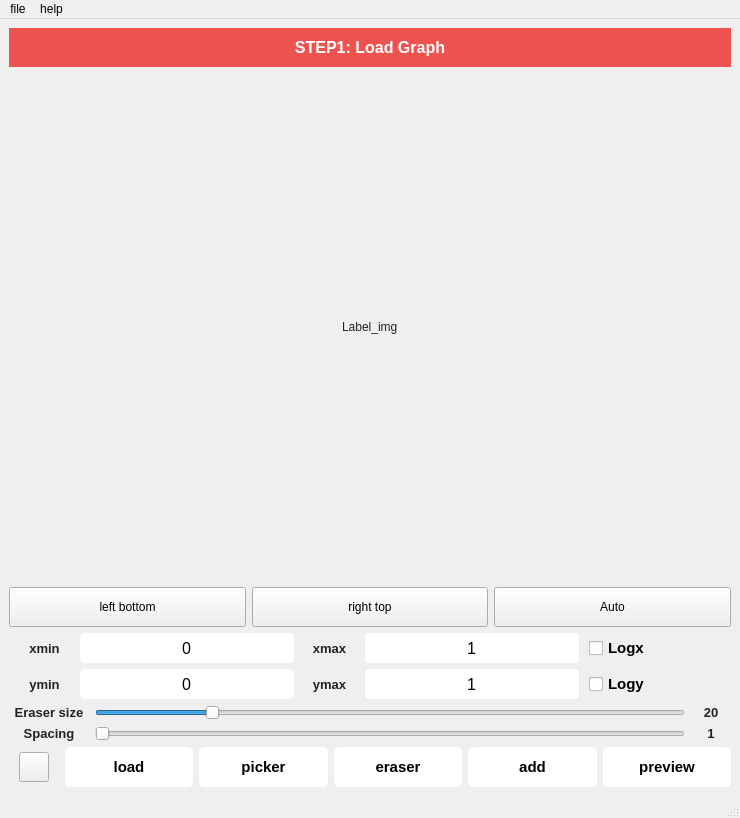
<?xml version="1.0" encoding="UTF-8"?>
<ui version="4.0">
 <class>MainWindow</class>
 <widget class="QMainWindow" name="MainWindow">
  <property name="geometry">
   <rect>
    <x>0</x>
    <y>0</y>
    <width>740</width>
    <height>818</height>
   </rect>
  </property>
  <property name="font">
   <font>
    <pointsize>12</pointsize>
   </font>
  </property>
  <property name="windowTitle">
   <string>DataGrabber</string>
  </property>
  <property name="styleSheet">
   <string notr="true">*{
}

QCheckBox{
font-family:Arial;
font-size:15px;
font-weight:bold;
}
QRadioButton{
font-family:Arial;
font-size:20px;
font-weight:bold;
}
QLabel{
font-family:Arial;
color:#222
}

#pushButton_load,#pushButton_picker,#pushButton_preview,#pushButton_eraser,#pushButton_reset,#pushButton_add
{
background:	white;
font-weight:bold;
font-size:15px;
border-radius:5px;
font-family:Arial;
}
#pushButton_load:hover,#pushButton_picker:hover,#pushButton_preview:hover,#pushButton_reset:hover,#pushButton_add:hover,#pushButton_eraser:hover{
background:	orange;
}
QLineEdit{
border-radius:4px;
background:white;
}
#label_info{
color:white;
background:#ef5350;
padding:10px
}
#label_img{
cursor:crosshair;
}</string>
  </property>
  <widget class="QWidget" name="centralwidget">
   <property name="sizePolicy">
    <sizepolicy hsizetype="Minimum" vsizetype="Minimum">
     <horstretch>0</horstretch>
     <verstretch>0</verstretch>
    </sizepolicy>
   </property>
   <layout class="QVBoxLayout" name="verticalLayout">
    <item>
     <widget class="QLabel" name="label_info">
      <property name="font">
       <font>
        <family>Arial</family>
        <pointsize>12</pointsize>
        <weight>75</weight>
        <bold>true</bold>
       </font>
      </property>
      <property name="text">
       <string>STEP1: Load Graph</string>
      </property>
      <property name="alignment">
       <set>Qt::AlignCenter</set>
      </property>
     </widget>
    </item>
    <item>
     <layout class="QGridLayout" name="gridLayout">
      <item row="1" column="0">
       <spacer name="horizontalSpacer">
        <property name="orientation">
         <enum>Qt::Horizontal</enum>
        </property>
        <property name="sizeHint" stdset="0">
         <size>
          <width>40</width>
          <height>20</height>
         </size>
        </property>
       </spacer>
      </item>
      <item row="1" column="2">
       <spacer name="horizontalSpacer_2">
        <property name="orientation">
         <enum>Qt::Horizontal</enum>
        </property>
        <property name="sizeHint" stdset="0">
         <size>
          <width>40</width>
          <height>20</height>
         </size>
        </property>
       </spacer>
      </item>
      <item row="0" column="1">
       <spacer name="verticalSpacer">
        <property name="orientation">
         <enum>Qt::Vertical</enum>
        </property>
        <property name="sizeHint" stdset="0">
         <size>
          <width>20</width>
          <height>40</height>
         </size>
        </property>
       </spacer>
      </item>
      <item row="2" column="1">
       <spacer name="verticalSpacer_2">
        <property name="orientation">
         <enum>Qt::Vertical</enum>
        </property>
        <property name="sizeHint" stdset="0">
         <size>
          <width>20</width>
          <height>40</height>
         </size>
        </property>
       </spacer>
      </item>
      <item row="1" column="1">
       <widget class="QLabel" name="label_img">
        <property name="minimumSize">
         <size>
          <width>0</width>
          <height>400</height>
         </size>
        </property>
        <property name="cursor">
         <cursorShape>CrossCursor</cursorShape>
        </property>
        <property name="text">
         <string>Label_img</string>
        </property>
       </widget>
      </item>
     </layout>
    </item>
    <item>
     <layout class="QHBoxLayout" name="horizontalLayout_2">
      <item>
       <widget class="QPushButton" name="leftbottom">
        <property name="minimumSize">
         <size>
          <width>0</width>
          <height>40</height>
         </size>
        </property>
        <property name="text">
         <string>left bottom</string>
        </property>
       </widget>
      </item>
      <item>
       <widget class="QPushButton" name="righttop">
        <property name="minimumSize">
         <size>
          <width>0</width>
          <height>40</height>
         </size>
        </property>
        <property name="text">
         <string>right top</string>
        </property>
       </widget>
      </item>
      <item>
       <widget class="QPushButton" name="auto_axis">
        <property name="minimumSize">
         <size>
          <width>0</width>
          <height>40</height>
         </size>
        </property>
        <property name="text">
         <string>Auto</string>
        </property>
       </widget>
      </item>
     </layout>
    </item>
    <item>
     <layout class="QHBoxLayout" name="horizontalLayout_12">
      <property name="spacing">
       <number>0</number>
      </property>
      <item>
       <widget class="QLabel" name="label_3">
        <property name="sizePolicy">
         <sizepolicy hsizetype="Minimum" vsizetype="Preferred">
          <horstretch>1</horstretch>
          <verstretch>0</verstretch>
         </sizepolicy>
        </property>
        <property name="minimumSize">
         <size>
          <width>40</width>
          <height>0</height>
         </size>
        </property>
        <property name="maximumSize">
         <size>
          <width>16777215</width>
          <height>16777215</height>
         </size>
        </property>
        <property name="font">
         <font>
          <family>Arial</family>
          <pointsize>10</pointsize>
          <weight>75</weight>
          <bold>true</bold>
         </font>
        </property>
        <property name="text">
         <string>xmin</string>
        </property>
        <property name="alignment">
         <set>Qt::AlignCenter</set>
        </property>
       </widget>
      </item>
      <item>
       <widget class="QLineEdit" name="lineEdit_xmin">
        <property name="sizePolicy">
         <sizepolicy hsizetype="Expanding" vsizetype="MinimumExpanding">
          <horstretch>3</horstretch>
          <verstretch>0</verstretch>
         </sizepolicy>
        </property>
        <property name="minimumSize">
         <size>
          <width>0</width>
          <height>20</height>
         </size>
        </property>
        <property name="maximumSize">
         <size>
          <width>16777215</width>
          <height>30</height>
         </size>
        </property>
        <property name="sizeIncrement">
         <size>
          <width>0</width>
          <height>0</height>
         </size>
        </property>
        <property name="font">
         <font>
          <family>Arial</family>
          <pointsize>12</pointsize>
         </font>
        </property>
        <property name="text">
         <string>0</string>
        </property>
        <property name="alignment">
         <set>Qt::AlignCenter</set>
        </property>
       </widget>
      </item>
      <item>
       <widget class="QLabel" name="label_2">
        <property name="sizePolicy">
         <sizepolicy hsizetype="Preferred" vsizetype="Preferred">
          <horstretch>1</horstretch>
          <verstretch>0</verstretch>
         </sizepolicy>
        </property>
        <property name="minimumSize">
         <size>
          <width>40</width>
          <height>0</height>
         </size>
        </property>
        <property name="font">
         <font>
          <family>Arial</family>
          <pointsize>10</pointsize>
          <weight>75</weight>
          <bold>true</bold>
         </font>
        </property>
        <property name="text">
         <string>xmax</string>
        </property>
        <property name="alignment">
         <set>Qt::AlignCenter</set>
        </property>
       </widget>
      </item>
      <item>
       <widget class="QLineEdit" name="lineEdit_xmax">
        <property name="sizePolicy">
         <sizepolicy hsizetype="Expanding" vsizetype="MinimumExpanding">
          <horstretch>3</horstretch>
          <verstretch>0</verstretch>
         </sizepolicy>
        </property>
        <property name="minimumSize">
         <size>
          <width>0</width>
          <height>20</height>
         </size>
        </property>
        <property name="maximumSize">
         <size>
          <width>16777215</width>
          <height>30</height>
         </size>
        </property>
        <property name="sizeIncrement">
         <size>
          <width>0</width>
          <height>0</height>
         </size>
        </property>
        <property name="font">
         <font>
          <family>Arial</family>
          <pointsize>12</pointsize>
         </font>
        </property>
        <property name="text">
         <string>1</string>
        </property>
        <property name="alignment">
         <set>Qt::AlignCenter</set>
        </property>
       </widget>
      </item>
      <item>
       <spacer name="horizontalSpacer_6">
        <property name="orientation">
         <enum>Qt::Horizontal</enum>
        </property>
        <property name="sizeHint" stdset="0">
         <size>
          <width>10</width>
          <height>20</height>
         </size>
        </property>
       </spacer>
      </item>
      <item>
       <widget class="QCheckBox" name="checkBox_logx">
        <property name="sizePolicy">
         <sizepolicy hsizetype="Minimum" vsizetype="Fixed">
          <horstretch>2</horstretch>
          <verstretch>0</verstretch>
         </sizepolicy>
        </property>
        <property name="font">
         <font>
          <family>Arial</family>
          
          <weight>75</weight>
          <bold>true</bold>
         </font>
        </property>
        <property name="text">
         <string>Logx</string>
        </property>
       </widget>
      </item>
     </layout>
    </item>
    <item>
     <layout class="QHBoxLayout" name="horizontalLayout_5">
      <property name="spacing">
       <number>0</number>
      </property>
      <item>
       <widget class="QLabel" name="label_6">
        <property name="sizePolicy">
         <sizepolicy hsizetype="Preferred" vsizetype="Preferred">
          <horstretch>1</horstretch>
          <verstretch>0</verstretch>
         </sizepolicy>
        </property>
        <property name="minimumSize">
         <size>
          <width>40</width>
          <height>0</height>
         </size>
        </property>
        <property name="maximumSize">
         <size>
          <width>16777215</width>
          <height>16777215</height>
         </size>
        </property>
        <property name="font">
         <font>
          <family>Arial</family>
          <pointsize>10</pointsize>
          <weight>75</weight>
          <bold>true</bold>
         </font>
        </property>
        <property name="text">
         <string>ymin</string>
        </property>
        <property name="alignment">
         <set>Qt::AlignCenter</set>
        </property>
       </widget>
      </item>
      <item>
       <widget class="QLineEdit" name="lineEdit_ymin">
        <property name="sizePolicy">
         <sizepolicy hsizetype="Expanding" vsizetype="MinimumExpanding">
          <horstretch>3</horstretch>
          <verstretch>0</verstretch>
         </sizepolicy>
        </property>
        <property name="minimumSize">
         <size>
          <width>0</width>
          <height>20</height>
         </size>
        </property>
        <property name="maximumSize">
         <size>
          <width>16777215</width>
          <height>30</height>
         </size>
        </property>
        <property name="sizeIncrement">
         <size>
          <width>0</width>
          <height>0</height>
         </size>
        </property>
        <property name="font">
         <font>
          <family>Arial</family>
          <pointsize>12</pointsize>
         </font>
        </property>
        <property name="text">
         <string>0</string>
        </property>
        <property name="alignment">
         <set>Qt::AlignCenter</set>
        </property>
       </widget>
      </item>
      <item>
       <widget class="QLabel" name="label_4">
        <property name="sizePolicy">
         <sizepolicy hsizetype="Preferred" vsizetype="Preferred">
          <horstretch>1</horstretch>
          <verstretch>0</verstretch>
         </sizepolicy>
        </property>
        <property name="minimumSize">
         <size>
          <width>40</width>
          <height>0</height>
         </size>
        </property>
        <property name="font">
         <font>
          <family>Arial</family>
          <pointsize>10</pointsize>
          <weight>75</weight>
          <bold>true</bold>
         </font>
        </property>
        <property name="text">
         <string>ymax</string>
        </property>
        <property name="alignment">
         <set>Qt::AlignCenter</set>
        </property>
       </widget>
      </item>
      <item>
       <widget class="QLineEdit" name="lineEdit_ymax">
        <property name="sizePolicy">
         <sizepolicy hsizetype="Expanding" vsizetype="MinimumExpanding">
          <horstretch>3</horstretch>
          <verstretch>0</verstretch>
         </sizepolicy>
        </property>
        <property name="minimumSize">
         <size>
          <width>0</width>
          <height>20</height>
         </size>
        </property>
        <property name="maximumSize">
         <size>
          <width>16777215</width>
          <height>30</height>
         </size>
        </property>
        <property name="sizeIncrement">
         <size>
          <width>0</width>
          <height>0</height>
         </size>
        </property>
        <property name="font">
         <font>
          <family>Arial</family>
          <pointsize>12</pointsize>
         </font>
        </property>
        <property name="text">
         <string>1</string>
        </property>
        <property name="alignment">
         <set>Qt::AlignCenter</set>
        </property>
       </widget>
      </item>
      <item>
       <spacer name="horizontalSpacer_7">
        <property name="orientation">
         <enum>Qt::Horizontal</enum>
        </property>
        <property name="sizeHint" stdset="0">
         <size>
          <width>10</width>
          <height>20</height>
         </size>
        </property>
       </spacer>
      </item>
      <item>
       <widget class="QCheckBox" name="checkBox_logy">
        <property name="sizePolicy">
         <sizepolicy hsizetype="Minimum" vsizetype="Fixed">
          <horstretch>2</horstretch>
          <verstretch>2</verstretch>
         </sizepolicy>
        </property>
        <property name="font">
         <font>
          <family>Arial</family>
          
          <weight>75</weight>
          <bold>true</bold>
         </font>
        </property>
        <property name="text">
         <string>Logy</string>
        </property>
       </widget>
      </item>
     </layout>
    </item>
    <item>
     <layout class="QGridLayout" name="gridLayout_2">
      <item row="1" column="1">
       <widget class="QSlider" name="horizontalSlider_eraser">
        <property name="minimum">
         <number>1</number>
        </property>
        <property name="maximum">
         <number>100</number>
        </property>
        <property name="value">
         <number>20</number>
        </property>
        <property name="orientation">
         <enum>Qt::Horizontal</enum>
        </property>
        <property name="invertedAppearance">
         <bool>false</bool>
        </property>
        <property name="tickPosition">
         <enum>QSlider::NoTicks</enum>
        </property>
       </widget>
      </item>
      <item row="1" column="0">
       <widget class="QLabel" name="label">
        <property name="minimumSize">
         <size>
          <width>80</width>
          <height>0</height>
         </size>
        </property>
        <property name="font">
         <font>
          <family>Arial</family>
          <pointsize>10</pointsize>
          <weight>75</weight>
          <bold>true</bold>
         </font>
        </property>
        <property name="text">
         <string>Eraser size</string>
        </property>
        <property name="alignment">
         <set>Qt::AlignCenter</set>
        </property>
       </widget>
      </item>
      <item row="1" column="2">
       <widget class="QLabel" name="label_8">
        <property name="sizePolicy">
         <sizepolicy hsizetype="Preferred" vsizetype="Preferred">
          <horstretch>0</horstretch>
          <verstretch>0</verstretch>
         </sizepolicy>
        </property>
        <property name="minimumSize">
         <size>
          <width>40</width>
          <height>0</height>
         </size>
        </property>
        <property name="maximumSize">
         <size>
          <width>40</width>
          <height>16777215</height>
         </size>
        </property>
        <property name="font">
         <font>
          <family>Arial</family>
          <pointsize>10</pointsize>
          <weight>75</weight>
          <bold>true</bold>
         </font>
        </property>
        <property name="text">
         <string>20</string>
        </property>
        <property name="alignment">
         <set>Qt::AlignCenter</set>
        </property>
       </widget>
      </item>
      <item row="2" column="0">
       <widget class="QLabel" name="label_7">
        <property name="minimumSize">
         <size>
          <width>80</width>
          <height>0</height>
         </size>
        </property>
        <property name="font">
         <font>
          <family>Arial</family>
          <pointsize>10</pointsize>
          <weight>75</weight>
          <bold>true</bold>
         </font>
        </property>
        <property name="text">
         <string>Spacing</string>
        </property>
        <property name="alignment">
         <set>Qt::AlignCenter</set>
        </property>
       </widget>
      </item>
      <item row="2" column="1">
       <widget class="QSlider" name="horizontalSlider_spacing">
        <property name="toolTip">
         <string extracomment="测试">Adjust the steps(by pixel) to extract data </string>
        </property>
        <property name="whatsThis">
         <string extracomment="测试"/>
        </property>
        <property name="minimum">
         <number>1</number>
        </property>
        <property name="maximum">
         <number>100</number>
        </property>
        <property name="singleStep">
         <number>1</number>
        </property>
        <property name="value">
         <number>1</number>
        </property>
        <property name="orientation">
         <enum>Qt::Horizontal</enum>
        </property>
       </widget>
      </item>
      <item row="2" column="2">
       <widget class="QLabel" name="label_10">
        <property name="sizePolicy">
         <sizepolicy hsizetype="Preferred" vsizetype="Preferred">
          <horstretch>0</horstretch>
          <verstretch>0</verstretch>
         </sizepolicy>
        </property>
        <property name="minimumSize">
         <size>
          <width>40</width>
          <height>0</height>
         </size>
        </property>
        <property name="maximumSize">
         <size>
          <width>40</width>
          <height>16777215</height>
         </size>
        </property>
        <property name="font">
         <font>
          <family>Arial</family>
          <pointsize>10</pointsize>
          <weight>75</weight>
          <bold>true</bold>
         </font>
        </property>
        <property name="text">
         <string>1</string>
        </property>
        <property name="alignment">
         <set>Qt::AlignCenter</set>
        </property>
       </widget>
      </item>
     </layout>
    </item>
    <item>
     <layout class="QHBoxLayout" name="horizontalLayout_10">
      <item>
       <spacer name="horizontalSpacer_8">
        <property name="orientation">
         <enum>Qt::Horizontal</enum>
        </property>
        <property name="sizeHint" stdset="0">
         <size>
          <width>10</width>
          <height>20</height>
         </size>
        </property>
       </spacer>
      </item>
      <item>
       <widget class="QPushButton" name="color_preview">
        <property name="minimumSize">
         <size>
          <width>30</width>
          <height>30</height>
         </size>
        </property>
        <property name="maximumSize">
         <size>
          <width>30</width>
          <height>30</height>
         </size>
        </property>
        <property name="styleSheet">
         <string notr="true">QPushButton{background-color: grey};</string>
        </property>
        <property name="text">
         <string/>
        </property>
       </widget>
      </item>
      <item>
       <spacer name="horizontalSpacer_9">
        <property name="orientation">
         <enum>Qt::Horizontal</enum>
        </property>
        <property name="sizeHint" stdset="0">
         <size>
          <width>10</width>
          <height>20</height>
         </size>
        </property>
       </spacer>
      </item>
      <item>
       <widget class="QPushButton" name="pushButton_load">
        <property name="sizePolicy">
         <sizepolicy hsizetype="Minimum" vsizetype="Fixed">
          <horstretch>5</horstretch>
          <verstretch>3</verstretch>
         </sizepolicy>
        </property>
        <property name="minimumSize">
         <size>
          <width>0</width>
          <height>40</height>
         </size>
        </property>
        <property name="font">
         <font>
          <family>Arial</family>
          
          <weight>75</weight>
          <bold>true</bold>
         </font>
        </property>
        <property name="styleSheet">
         <string notr="true">icon:url(:/grabber/load.png)</string>
        </property>
        <property name="text">
         <string>load</string>
        </property>
       </widget>
      </item>
      <item>
       <widget class="QPushButton" name="pushButton_picker">
        <property name="sizePolicy">
         <sizepolicy hsizetype="Preferred" vsizetype="Fixed">
          <horstretch>5</horstretch>
          <verstretch>3</verstretch>
         </sizepolicy>
        </property>
        <property name="minimumSize">
         <size>
          <width>0</width>
          <height>40</height>
         </size>
        </property>
        <property name="font">
         <font>
          <family>Arial</family>
          
          <weight>75</weight>
          <bold>true</bold>
         </font>
        </property>
        <property name="styleSheet">
         <string notr="true">icon:url(:/grabber/color-picker.png)</string>
        </property>
        <property name="text">
         <string>picker</string>
        </property>
       </widget>
      </item>
      <item>
       <widget class="QPushButton" name="pushButton_eraser">
        <property name="sizePolicy">
         <sizepolicy hsizetype="Preferred" vsizetype="Fixed">
          <horstretch>5</horstretch>
          <verstretch>3</verstretch>
         </sizepolicy>
        </property>
        <property name="minimumSize">
         <size>
          <width>0</width>
          <height>40</height>
         </size>
        </property>
        <property name="font">
         <font>
          <family>Arial</family>
          
          <weight>75</weight>
          <bold>true</bold>
         </font>
        </property>
        <property name="styleSheet">
         <string notr="true">icon:url(:/grabber/eraser_2.png)</string>
        </property>
        <property name="text">
         <string>eraser</string>
        </property>
       </widget>
      </item>
      <item>
       <widget class="QPushButton" name="pushButton_add">
        <property name="sizePolicy">
         <sizepolicy hsizetype="Preferred" vsizetype="Fixed">
          <horstretch>5</horstretch>
          <verstretch>3</verstretch>
         </sizepolicy>
        </property>
        <property name="minimumSize">
         <size>
          <width>0</width>
          <height>40</height>
         </size>
        </property>
        <property name="font">
         <font>
          <family>Arial</family>
          
          <weight>75</weight>
          <bold>true</bold>
         </font>
        </property>
        <property name="styleSheet">
         <string notr="true">icon:url(:/grabber/下载.png)</string>
        </property>
        <property name="text">
         <string>add</string>
        </property>
       </widget>
      </item>
      <item>
       <widget class="QPushButton" name="pushButton_preview">
        <property name="sizePolicy">
         <sizepolicy hsizetype="Preferred" vsizetype="Fixed">
          <horstretch>5</horstretch>
          <verstretch>3</verstretch>
         </sizepolicy>
        </property>
        <property name="minimumSize">
         <size>
          <width>0</width>
          <height>40</height>
         </size>
        </property>
        <property name="font">
         <font>
          <family>Arial</family>
          
          <weight>75</weight>
          <bold>true</bold>
         </font>
        </property>
        <property name="styleSheet">
         <string notr="true">icon:url(:/grabber/3596215.png)</string>
        </property>
        <property name="text">
         <string>preview</string>
        </property>
       </widget>
      </item>
     </layout>
    </item>
   </layout>
  </widget>
  <widget class="QMenuBar" name="menubar">
   <property name="geometry">
    <rect>
     <x>0</x>
     <y>0</y>
     <width>740</width>
     <height>22</height>
    </rect>
   </property>
   <widget class="QMenu" name="menuhelp">
    <property name="title">
     <string>help</string>
    </property>
    <addaction name="actionAbout"/>
   </widget>
   <widget class="QMenu" name="menufile">
    <property name="title">
     <string>file</string>
    </property>
    <widget class="QMenu" name="menuExport_to_TXT">
     <property name="title">
      <string>Export</string>
     </property>
     <addaction name="actionTXT"/>
     <addaction name="actionCSV"/>
    </widget>
    <addaction name="actionImport"/>
    <addaction name="menuExport_to_TXT"/>
   </widget>
   <addaction name="menufile"/>
   <addaction name="menuhelp"/>
  </widget>
  <widget class="QStatusBar" name="statusbar"/>
  <action name="actionAbout">
   <property name="text">
    <string>V1.0</string>
   </property>
  </action>
  <action name="actionImport">
   <property name="text">
    <string>Import</string>
   </property>
  </action>
  <action name="actionExport_to_CSV">
   <property name="text">
    <string>Export to CSV</string>
   </property>
  </action>
  <action name="actionExport_to_Excel">
   <property name="text">
    <string>Export to Excel</string>
   </property>
  </action>
  <action name="actionTXT">
   <property name="text">
    <string>TXT</string>
   </property>
  </action>
  <action name="actionExcel">
   <property name="text">
    <string>Excel</string>
   </property>
  </action>
  <action name="actionCSV">
   <property name="text">
    <string>CSV</string>
   </property>
  </action>
 </widget>
 <resources>
  <include location="../../Qtdesigner/Datagrabber.qrc"/>
 </resources>
 <connections>
  <connection>
   <sender>horizontalSlider_spacing</sender>
   <signal>sliderReleased()</signal>
   <receiver>MainWindow</receiver>
   <slot>set_spacing()</slot>
   <hints>
    <hint type="sourcelabel">
     <x>481</x>
     <y>711</y>
    </hint>
    <hint type="destinationlabel">
     <x>477</x>
     <y>715</y>
    </hint>
   </hints>
  </connection>
  <connection>
   <sender>horizontalSlider_spacing</sender>
   <signal>valueChanged(int)</signal>
   <receiver>label_10</receiver>
   <slot>setNum(int)</slot>
   <hints>
    <hint type="sourcelabel">
     <x>608</x>
     <y>710</y>
    </hint>
    <hint type="destinationlabel">
     <x>715</x>
     <y>710</y>
    </hint>
   </hints>
  </connection>
  <connection>
   <sender>horizontalSlider_eraser</sender>
   <signal>valueChanged(int)</signal>
   <receiver>label_8</receiver>
   <slot>setNum(int)</slot>
   <hints>
    <hint type="sourcelabel">
     <x>660</x>
     <y>666</y>
    </hint>
    <hint type="destinationlabel">
     <x>705</x>
     <y>665</y>
    </hint>
   </hints>
  </connection>
 </connections>
 <slots>
  <slot>set_spacing()</slot>
 </slots>
</ui>
